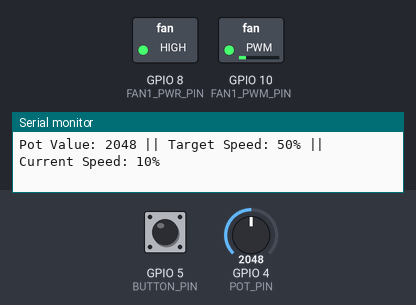
A program run on a simulated Seeed XIAO ESP32-C3. Shown: switched loads named in the program (green lamp = pin HIGH), the last lines printed to the serial monitor. The inputs (shaded band) are chosen by the test bench; at power-on: GPIO 4 (POT_PIN) = 2048, GPIO 5 (BUTTON_PIN) HIGH.

Above: at 1.7 s.
1.8 s: GPIO 4 (POT_PIN) set to 260
At 3.1 s:
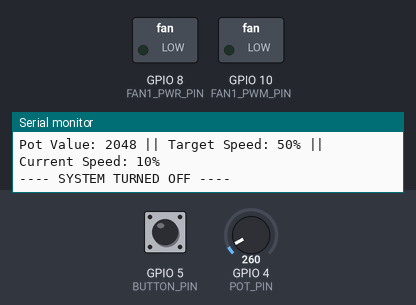
3.4 s: GPIO 5 (BUTTON_PIN) pulled LOW for 0.15 s
At 4.0 s:
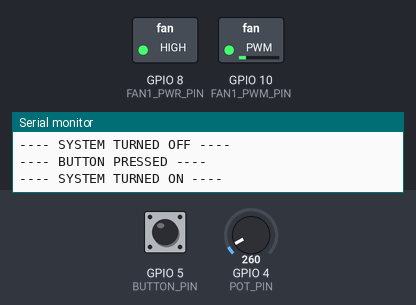
5.1 s: GPIO 4 (POT_PIN) set to 357
6.6 s: GPIO 4 (POT_PIN) set to 403
At 7.5 s:
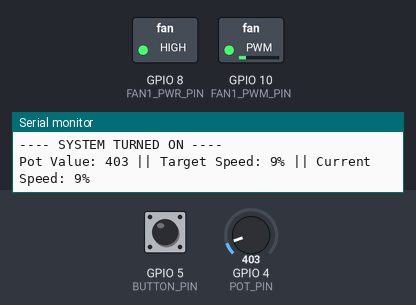
8.2 s: GPIO 4 (POT_PIN) set to 1228
At 9.26 s:
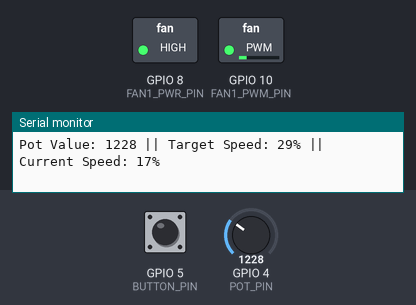
11.2 s: GPIO 4 (POT_PIN) set to 2866
At 12.44 s:
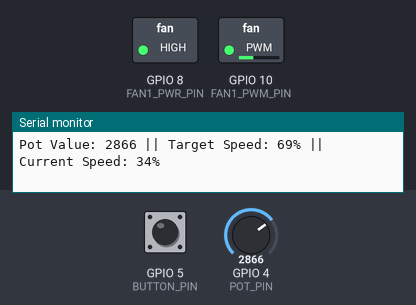
Timing chart, 0 to 17.6 s (numbered marks = the images above; inputs shaded):
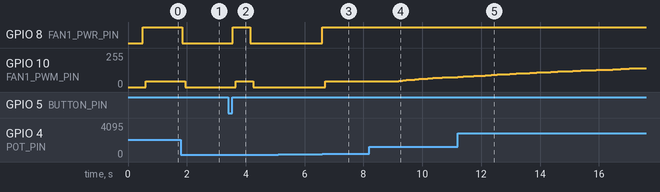

The program:

main.cpp
```cpp
#include <Arduino.h>

// ---------------- PIN MAP ----------------
#define POT_PIN        4   // potentiometer input
#define BUTTON_PIN     5   // on/off toggle button

// fan 2 is daisy-chained through fan 1, so these pins aren't used directly
// #define FAN2_PWM_PIN   6
// #define FAN2_TACH_PIN  7
// #define FAN2_PWR_PIN   21

#define FAN1_PWM_PIN   10  // fan 1 speed control
#define FAN1_TACH_PIN  9   // fan 1 tach (unused for now)
#define FAN1_PWR_PIN   8   // fan 1 power relay

// ---------------- PWM CONFIG ----------------
#define PWM_FREQ       25000  // 25kHz keeps the fans quiet
#define PWM_RES        8      // 8-bit = 0–255

#define MIN_DUTY       26    // ~10%
#define MAX_DUTY       255   // 100%


bool systemOn = true;          // tracks whether the fans are running
bool lastButtonState = HIGH;   // used to detect button press edges

static unsigned long lastPrint = 0;  // throttles serial output

bool systemSwitchedState = true;     // flags when on/off state changes so we only act once

int startUpTimeDuration = 500;       // how long the startup ramp runs (ms)

unsigned long lastButtonChange = 0;
const unsigned long debounceMs = 100;  // ignores button noise under 100ms

int minPWMPercentage = 17;  // minimum speed to keep fans spinning
int maxPWMPercentage = 95;  // cap to avoid running fans flat-out

int lastPotValue;            // previous pot reading, used to detect big jumps
int currentPotValue;         // latest pot reading
int potValueDifference = 40; // minimum change to register as intentional movement

const int potOffThreshold = 300;  // pot below this → turn fans off
const int potOnThreshold  = 380;  // pot above this → turn fans on

uint8_t targetPercent = 0;   // where we want fan speed to be
uint8_t currentPercent = 0;  // where fan speed actually is (ramps toward target)

unsigned long lastRampUpdate = 0;
const unsigned long rampIntervalMs = 150;  // update every 50 ms
const uint8_t rampStep = 1;               // change by 0.5% each update

// ---------------- PWM SETUP ----------------
void setupPWM() {
    ledcSetup(0, PWM_FREQ, PWM_RES);
    ledcAttachPin(FAN1_PWM_PIN, 0);

    // ledcSetup(1, PWM_FREQ, PWM_RES);
    // ledcAttachPin(FAN2_PWM_PIN, 1);
}

// ---------------- SET PWM ----------------
// writes a speed percentage to fan 1 (fan 2 follows via daisy-chain)
void applyPWM(uint8_t pwmPercentage) {
    if (pwmPercentage == 0) {
        ledcWrite(0, 0);
        // ledcWrite(1, 0);
        return;
    }

    pwmPercentage = constrain(pwmPercentage, minPWMPercentage, maxPWMPercentage);
    uint8_t rawPWM = map(pwmPercentage, 0, 100, 0, 255);

    ledcWrite(0, rawPWM);
    // ledcWrite(1, rawPWM);
}

// ---------------- SET FAN POWER ----------------
// cuts or restores power via fan 1's relay (fan 2 is daisy-chained)
void setFanPower(bool on) {
    digitalWrite(FAN1_PWR_PIN, on);
    // digitalWrite(FAN2_PWR_PIN, on);
}

// averages 8 pot readings to smooth out noise
int readPot() {
    long total = 0;
    for (int i = 0; i < 8; i++) {
        total += analogRead(POT_PIN);
    }
    return total / 8;
}

// checks the button and pot, toggles system on/off as needed
void readButton() {
    bool state = digitalRead(BUTTON_PIN);
    currentPotValue = readPot();

    if (state != lastButtonState && millis() - lastButtonChange > debounceMs) {
        lastButtonChange = millis();

        if (lastButtonState == LOW && state == HIGH) {
            Serial.println("---- BUTTON PRESSED ----");
            lastPotValue = readPot();
            systemOn = !systemOn;
            systemSwitchedState = true;
        }

        lastButtonState = state;
    }

    // turning the pot up also switches the system back on
    if (!systemOn && currentPotValue >= potOnThreshold) {
        systemOn = true;
        systemSwitchedState = true;
    }
}

// slower ramp interval at low speeds, faster at high speeds
unsigned long getRampInterval(uint8_t currentPercent) {
    return map(currentPercent, 0, 100, 40, 500);
}

// reads the pot and smoothly steps fan speed toward the target
void setFanSpeed() {
    if (millis() - lastRampUpdate < getRampInterval(currentPercent)) return;
    lastRampUpdate = millis();

    int potRaw = readPot();

    // pot dialled down far enough → shut off
    if (potRaw <= potOffThreshold) {
        systemOn = false;
        systemSwitchedState = true;
        return;
    }

    targetPercent = map(potRaw, 0, 4095, 0, 100);

    if (currentPercent < targetPercent) {
        currentPercent += 1;
        if (currentPercent > targetPercent) currentPercent = targetPercent;
    } else if (currentPercent > targetPercent) {
        currentPercent = targetPercent;
    }

    if (millis() - lastPrint > 500) {
        lastPrint = millis();
        Serial.print("Pot Value: ");
        Serial.print(potRaw);
        Serial.print(" || Target Speed: ");
        Serial.print(targetPercent);
        Serial.print("%");
        Serial.print(" || Current Speed: ");
        Serial.print(currentPercent);
        Serial.println("%");
    }

    applyPWM(currentPercent);
}

// spins fans up to minimum speed for a short burst on startup
void handleStartup() {
    applyPWM(minPWMPercentage);

    unsigned long startUpTime = millis();

    while (millis() - startUpTime <= startUpTimeDuration) {
        readButton();

        if (systemOn == false) {
            return;
        }
    }
}

// main state machine — handles on/off transitions and normal running
void stateMachine() {

    readButton();

    if (systemOn) {

        if (systemSwitchedState == true) {
            Serial.println("---- SYSTEM TURNED ON ----");
            systemSwitchedState = false;
            setFanPower(true);
            delay(100);
            handleStartup();

            if (systemOn == false) {
                return;
            }
        }

        setFanSpeed();

    } else {

        if (systemSwitchedState == true) {
            Serial.println("---- SYSTEM TURNED OFF ----");
            systemSwitchedState = false;
            setFanPower(false);
            delay(100);
            applyPWM(0);
            lastPotValue = readPot();
        }

    }
}

// ---------------- SETUP ----------------
void setup() {
    Serial.begin(115200);

    pinMode(BUTTON_PIN, INPUT);
    pinMode(POT_PIN, INPUT);

    pinMode(FAN1_PWR_PIN, OUTPUT);
    // pinMode(FAN2_PWR_PIN, OUTPUT);

    pinMode(FAN1_TACH_PIN, INPUT_PULLUP);
    // pinMode(FAN2_TACH_PIN, INPUT_PULLUP);

    setupPWM();

    setFanPower(false);
    applyPWM(0);
    delay(500);

    lastPotValue = analogRead(POT_PIN);

    Serial.println("Finished Setup");
}

void loop() {
    stateMachine();
}
```

Measured:
- after the input at 1.8 s, GPIO 8 (FAN1_PWR_PIN): HIGH → LOW after 0.05 s
- after the input at 3.4 s, GPIO 8 (FAN1_PWR_PIN): LOW → HIGH after 0.15 s, → LOW 0.60 s later; GPIO 10 (FAN1_PWM_PIN): 0/255 → 43/255 after 0.25 s, → 0/255 0.60 s later
- after the input at 5.1 s, every drawn part: stays the same
- after the input at 6.6 s, GPIO 8 (FAN1_PWR_PIN): LOW → HIGH at once; GPIO 10 (FAN1_PWM_PIN): 0/255 → 43/255 after 0.10 s
- after the input at 8.2 s, GPIO 10 (FAN1_PWM_PIN): moves from 43/255 to 73/255 over 1.6 s, starting after 0.88 s
- after the input at 11.2 s, GPIO 10 (FAN1_PWM_PIN): moves from 73/255 to 141/255 over 6.1 s, starting at once
